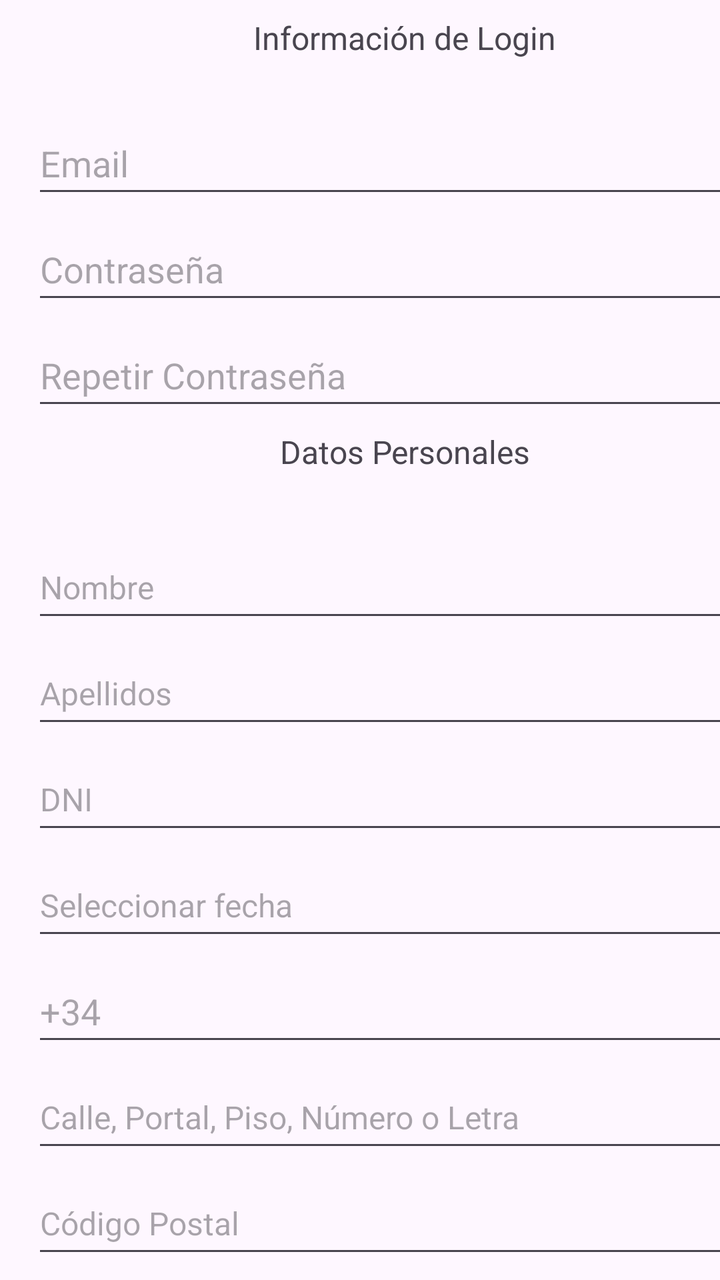
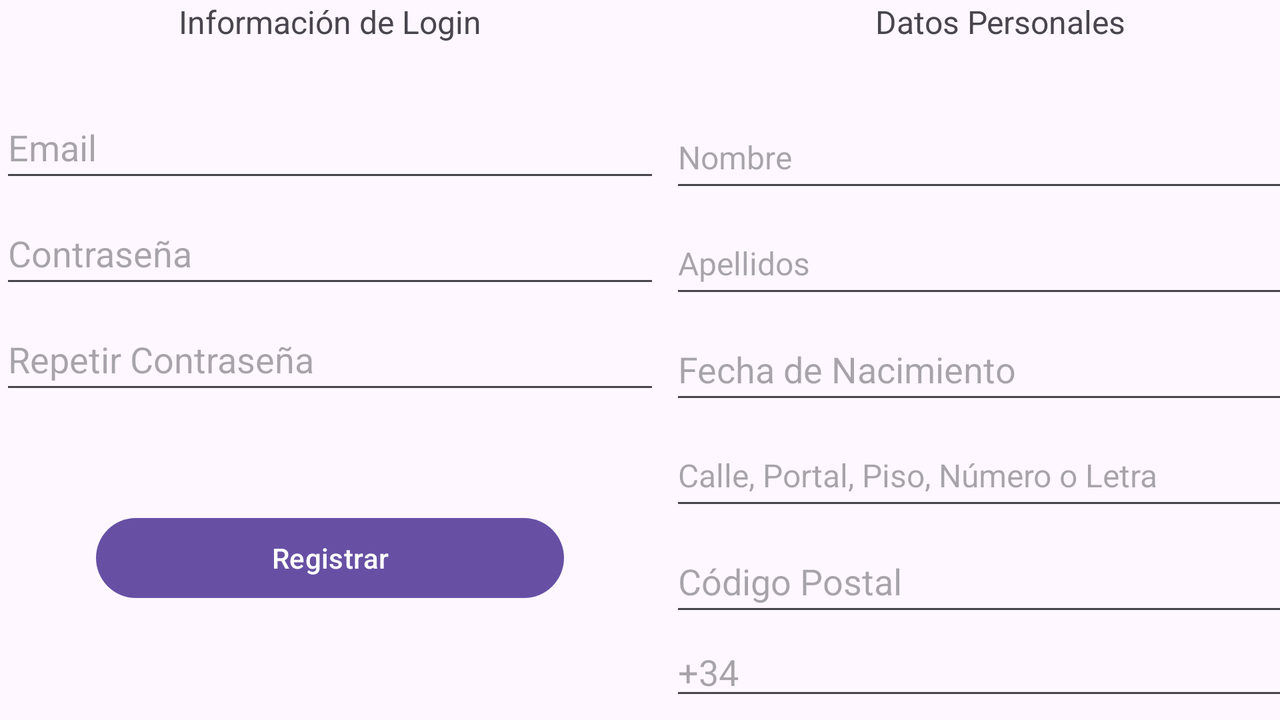

First picture: res/layout/ on a phone held upright. Second picture: the repository's own variant of that layout, on a device whose configuration matches the variant's folder. Source for both follows.
<!-- AndroidManifest.xml: application theme Theme.MedAlerta -->
<!-- res/layout/activity_registrar.xml -->
<?xml version="1.0" encoding="utf-8"?>
<androidx.constraintlayout.widget.ConstraintLayout xmlns:android="http://schemas.android.com/apk/res/android"
    xmlns:app="http://schemas.android.com/apk/res-auto"
    xmlns:tools="http://schemas.android.com/tools"
    android:layout_width="match_parent"
    android:layout_height="match_parent">

    <LinearLayout
        android:id="@+id/linearLayout"
        android:layout_width="373dp"
        android:layout_height="700dp"
        android:layout_marginStart="16dp"
        android:layout_marginTop="8dp"
        android:layout_marginEnd="16dp"
        android:orientation="vertical"
        app:layout_constraintEnd_toEndOf="parent"
        app:layout_constraintHorizontal_bias="0.0"
        app:layout_constraintStart_toStartOf="parent"
        app:layout_constraintTop_toTopOf="parent">

        <TextView
            android:layout_width="match_parent"
            android:layout_height="wrap_content"
            android:height="48dp"
            android:text="@string/informaci_n_de_login"
            android:textAlignment="center"
            android:textSize="16sp" />

        <EditText
            android:id="@+id/idEmail"
            android:layout_width="match_parent"
            android:layout_height="wrap_content"
            android:layout_marginBottom="5dp"
            android:autofillHints=""
            android:ems="10"
            android:hint="@string/email"
            android:inputType="textEmailAddress"
            android:minHeight="48dp"
            tools:ignore="VisualLintTextFieldSize" />

        <EditText
            android:id="@+id/idPassword"
            android:layout_width="match_parent"
            android:layout_height="wrap_content"
            android:layout_marginBottom="5dp"
            android:autofillHints=""
            android:hint="@string/contrase_a"
            android:inputType="textPassword"
            android:minHeight="48dp"
            tools:ignore="VisualLintTextFieldSize" />

        <EditText
            android:id="@+id/idRepitPassword"
            android:layout_width="match_parent"
            android:layout_height="wrap_content"
            android:layout_marginBottom="5dp"
            android:autofillHints=""

            android:hint="@string/repetir_contrase_a"
            android:inputType="textPassword"
            android:minHeight="48dp"
            tools:ignore="VisualLintTextFieldSize" />

        <TextView
            android:layout_width="match_parent"
            android:layout_height="wrap_content"
            android:layout_marginBottom="5dp"
            android:height="48dp"
            android:text="@string/datos_personales"
            android:textAlignment="center"
            android:textSize="16sp" />

        <EditText
            android:id="@+id/idName"
            android:layout_width="match_parent"
            android:layout_height="wrap_content"
            android:layout_marginBottom="5dp"
            android:height="48dp"
            android:hint="@string/nombre"
            android:inputType="text"
            android:minHeight="48dp"
            android:textSize="16sp" />

        <EditText
            android:id="@+id/idSurname"
            android:layout_width="match_parent"
            android:layout_height="wrap_content"
            android:layout_marginBottom="5dp"
            android:height="48dp"
            android:hint="@string/apellidos"
            android:inputType="text"
            android:minHeight="48dp"
            android:textSize="16sp"
            tools:ignore="HardcodedText" />
        <EditText
            android:id="@+id/idDNI"
            android:layout_width="match_parent"
            android:layout_height="wrap_content"
            android:layout_marginBottom="5dp"
            android:height="48dp"
            android:hint="@string/dni"
            android:inputType="text"
            android:minHeight="48dp"
            android:textSize="16sp"
            tools:ignore="HardcodedText" />

        <EditText
            android:id="@+id/editTextDate"
            android:hint="Seleccionar fecha"
            android:height="48dp"
            android:minHeight="48dp"
            android:textSize="16sp"
            android:focusable="false"
            android:layout_width="match_parent"
            android:layout_height="wrap_content"
            android:layout_marginBottom="5dp"
            android:clickable="true"
            android:focusableInTouchMode="false" />

        <EditText
            android:id="@+id/editTelefono"
            android:layout_width="match_parent"
            android:layout_height="wrap_content"
            android:layout_marginBottom="5dp"
            android:ems="10"
            android:hint="@string/prefix_number"
            android:minHeight="48dp"
            android:autofillHints="" />

        <EditText
            android:id="@+id/idDomicilio"
            android:layout_width="match_parent"
            android:layout_height="wrap_content"
            android:layout_marginBottom="5dp"
            android:height="48dp"
            android:hint="Calle, Portal, Piso, Número o Letra"
            android:inputType="text"
            android:minHeight="48dp"
            android:textSize="16sp"
            tools:ignore="HardcodedText" />

        <EditText
            android:id="@+id/editTextTextPostalAddress"
            android:layout_width="match_parent"
            android:layout_height="wrap_content"
            android:layout_marginBottom="5dp"
            android:ems="10"
            android:hint="@string/c_digo_postal"
            android:minHeight="48dp"
            android:textSize="16sp"
            android:autofillHints="" />

        <EditText
            android:id="@+id/editTextPhone"
            android:layout_width="match_parent"
            android:layout_height="wrap_content"
            android:layout_marginBottom="5dp"
            android:autofillHints=""
            android:ems="10"
            android:hint="@string/prefix_number"
            android:inputType="phone"
            android:minHeight="48dp"
            tools:ignore="VisualLintTextFieldSize" />
    </LinearLayout>

    <Button
        android:id="@+id/idRegisterButton"
        android:layout_width="match_parent"
        android:layout_height="wrap_content"
        android:layout_marginStart="48dp"
        android:layout_marginEnd="48dp"
        android:text="@string/registrar"
        app:layout_constraintBottom_toBottomOf="parent"
        app:layout_constraintEnd_toEndOf="parent"
        app:layout_constraintHorizontal_bias="0.0"
        app:layout_constraintStart_toStartOf="parent"
        app:layout_constraintTop_toBottomOf="@+id/linearLayout" />

</androidx.constraintlayout.widget.ConstraintLayout>
<!-- resources referenced by this layout -->
<resources>
  <string name="apellidos">Apellidos</string>
  <string name="c_digo_postal">Código Postal</string>
  <string name="contrase_a">Contraseña</string>
  <string name="datos_personales">Datos Personales</string>
  <string name="dni">DNI</string>
  <string name="email">Email</string>
  <string name="informaci_n_de_login">Información de Login</string>
  <string name="nombre">Nombre</string>
  <string name="prefix_number">+34</string>
  <string name="registrar">Registrar</string>
  <string name="repetir_contrase_a">Repetir Contraseña</string>
  <style name="Theme.MedAlerta" parent="Base.Theme.MedAlerta" />
  <style name="Base.Theme.MedAlerta" parent="Theme.Material3.DayNight.NoActionBar">
          
          
          
          <item name="windowActionBar">false</item>
          <item name="windowNoTitle">true</item>
          <item name="android:actionOverflowButtonStyle">@style/MyActionButtonOverflow</item>
      </style>
  <style name="MyActionButtonOverflow" parent="Widget.AppCompat.ActionButton.Overflow">
          <item name="android:tint">@android:color/white</item>
      </style>
</resources>
<!-- res/layout-land/activity_registrar.xml (the repository's variant of the layout above) -->
<!-- drawn on the phone turned sideways -->
<?xml version="1.0" encoding="utf-8"?>
<androidx.constraintlayout.widget.ConstraintLayout xmlns:android="http://schemas.android.com/apk/res/android"
    xmlns:app="http://schemas.android.com/apk/res-auto"
    xmlns:tools="http://schemas.android.com/tools"
    android:layout_width="match_parent"
    android:layout_height="match_parent">

    <LinearLayout
        android:layout_width="match_parent"
        android:layout_height="match_parent"
        android:orientation="horizontal"
        app:layout_constraintBottom_toBottomOf="parent"
        app:layout_constraintEnd_toEndOf="parent"
        app:layout_constraintStart_toStartOf="parent"
        app:layout_constraintTop_toTopOf="parent">

        <LinearLayout
            android:layout_width="330dp"
            android:layout_height="match_parent"
            android:orientation="vertical">

            <TextView
                android:layout_width="match_parent"
                android:layout_height="wrap_content"
                android:height="48dp"
                android:text="@string/informaci_n_de_login"
                android:textAlignment="center"
                android:textSize="16sp" />

            <EditText
                android:id="@+id/idEmail"
                android:layout_width="match_parent"
                android:layout_height="wrap_content"
                android:layout_marginBottom="5dp"
                android:autofillHints=""
                android:ems="10"
                android:hint="@string/email"
                android:inputType="textEmailAddress"
                android:minHeight="48dp"
                tools:ignore="VisualLintTextFieldSize" />

            <EditText
                android:id="@+id/idPassword"
                android:layout_width="match_parent"
                android:layout_height="wrap_content"
                android:layout_marginBottom="5dp"
                android:autofillHints=""

                android:hint="@string/contrase_a"
                android:inputType="textPassword"
                android:minHeight="48dp"
                tools:ignore="VisualLintTextFieldSize" />

            <EditText
                android:id="@+id/idRepitPassword"
                android:layout_width="match_parent"
                android:layout_height="wrap_content"
                android:layout_marginBottom="5dp"
                android:autofillHints=""

                android:hint="@string/repetir_contrase_a"
                android:inputType="textPassword"
                android:minHeight="48dp"
                tools:ignore="VisualLintTextFieldSize" />

            <Button
                android:id="@+id/idRegisterButton"
                android:layout_width="match_parent"
                android:layout_height="wrap_content"
                android:layout_marginStart="48dp"
                android:layout_marginEnd="48dp"
                android:layout_marginTop="48dp"
                android:text="@string/registrar" />
        </LinearLayout>

        <LinearLayout
            android:id="@+id/linearLayout"
            android:layout_width="330dp"
            android:layout_height="match_parent"
            android:layout_marginStart="5dp"
            android:orientation="vertical">

            <TextView
                android:layout_width="match_parent"
                android:layout_height="wrap_content"
                android:layout_marginBottom="5dp"
                android:height="48dp"
                android:text="@string/datos_personales"
                android:textAlignment="center"
                android:textSize="16sp" />

            <EditText
                android:id="@+id/idName"
                android:layout_width="match_parent"
                android:layout_height="wrap_content"
                android:layout_marginBottom="5dp"
                android:height="48dp"
                android:hint="@string/nombre"
                android:inputType="text"
                android:minHeight="48dp"
                android:textSize="16sp" />

            <EditText
                android:id="@+id/idSurname"
                android:layout_width="match_parent"
                android:layout_height="wrap_content"
                android:layout_marginBottom="5dp"
                android:height="48dp"
                android:hint="@string/apellidos"
                android:inputType="text"
                android:minHeight="48dp"
                android:textSize="16sp"
                tools:ignore="HardcodedText" />

            <EditText
                android:id="@+id/editTextDate"
                android:layout_width="match_parent"
                android:layout_height="wrap_content"
                android:layout_marginBottom="5dp"
                android:autofillHints=""
                android:ems="10"
                android:hint="@string/fecha_de_nacimiento"
                android:inputType="date"
                android:minHeight="48dp" />

            <EditText
                android:id="@+id/idDomicilio"
                android:layout_width="match_parent"
                android:layout_height="wrap_content"
                android:layout_marginBottom="5dp"
                android:height="48dp"
                android:hint="Calle, Portal, Piso, Número o Letra"
                android:inputType="text"
                android:minHeight="48dp"
                android:textSize="16sp" />

            <EditText
                android:id="@+id/editTextTextPostalAddress"
                android:layout_width="match_parent"
                android:layout_height="wrap_content"
                android:layout_marginBottom="5dp"
                android:autofillHints=""
                android:ems="10"
                android:hint="@string/c_digo_postal"
                android:inputType="textPostalAddress"
                android:minHeight="48dp" />

            <EditText
                android:id="@+id/editTextPhone"
                android:layout_width="match_parent"
                android:layout_height="wrap_content"
                android:layout_marginBottom="5dp"
                android:autofillHints=""
                android:ems="10"
                android:hint="@string/prefix_number"
                android:inputType="phone"
                android:minHeight="48dp"
                tools:ignore="VisualLintTextFieldSize" />
        </LinearLayout>
    </LinearLayout>

</androidx.constraintlayout.widget.ConstraintLayout>
<!-- resources referenced by the variant -->
<!-- as the phone turned sideways resolves them -->
<resources>
  <string name="apellidos">Apellidos</string>
  <string name="c_digo_postal">Código Postal</string>
  <string name="contrase_a">Contraseña</string>
  <string name="datos_personales">Datos Personales</string>
  <string name="email">Email</string>
  <string name="fecha_de_nacimiento">Fecha de Nacimiento</string>
  <string name="informaci_n_de_login">Información de Login</string>
  <string name="nombre">Nombre</string>
  <string name="prefix_number">+34</string>
  <string name="registrar">Registrar</string>
  <string name="repetir_contrase_a">Repetir Contraseña</string>
  <style name="Theme.MedAlerta" parent="Base.Theme.MedAlerta" />
  <style name="Base.Theme.MedAlerta" parent="Theme.Material3.DayNight.NoActionBar">
          
          
          
          <item name="windowActionBar">false</item>
          <item name="windowNoTitle">true</item>
          <item name="android:actionOverflowButtonStyle">@style/MyActionButtonOverflow</item>
      </style>
  <style name="MyActionButtonOverflow" parent="Widget.AppCompat.ActionButton.Overflow">
          <item name="android:tint">@android:color/white</item>
      </style>
</resources>
